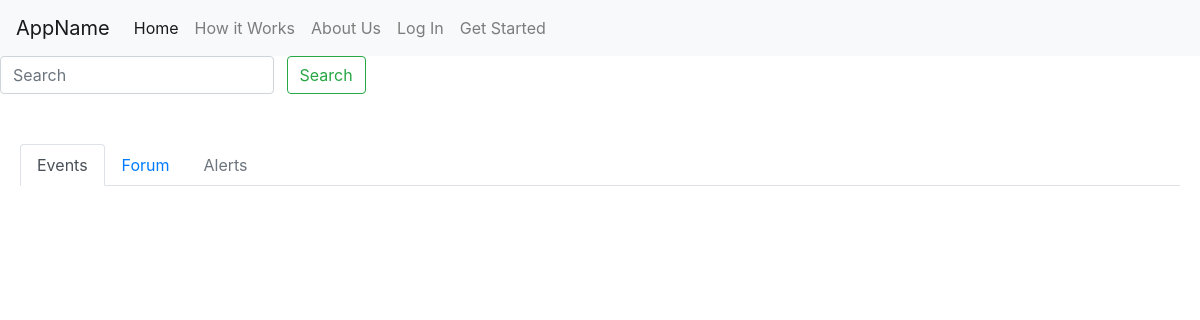
Page /events/ on the earlier database version.
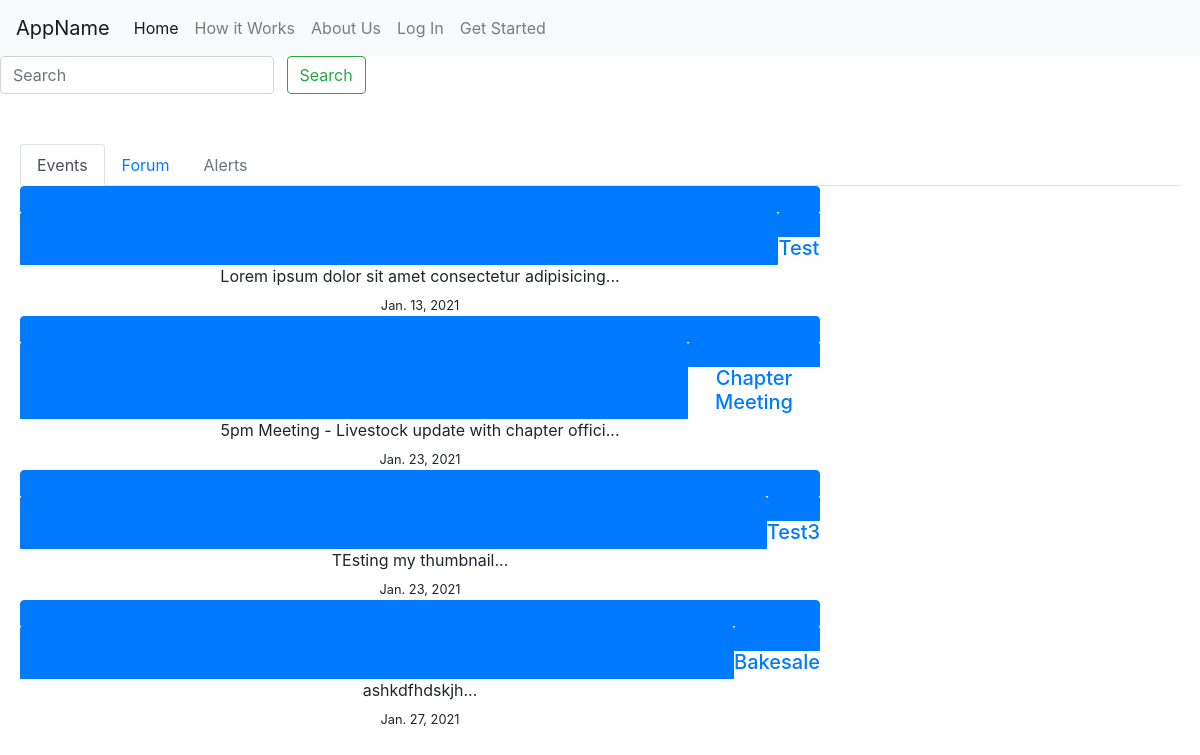
Same page on the later database version.
### events/models.py (models this page shows, shortened)
class Event(models.Model):
    title=models.CharField(max_length=100)
    slug=models.SlugField(null=True, blank=True)
    description=models.TextField()
    location=models.CharField(max_length=100)
    date=models.DateField()
    thumb=models.ImageField(default='default.png', blank=True)
    def snippet(self):
        return self.description[:50] + '...'

### events/views.py (the view)
# urls.py: path('', views.events_home, name='list'),
def events_home(request):
    events = Event.objects.all().order_by('date')
    return render(request, 'events/index.html', {'events': events })

### events/templates/events/index.html (shortened to what this page needs)
{% extends 'base_layout.html' %}
{% block content %}
 <form class="form-inline my-2 my-lg-0 search-bar ">
    <div class="search">
      <input class="form-control mr-sm-2 " type="search" placeholder="Search" aria-label="Search">
      <button class="btn btn-outline-success my-2 my-sm-0" type="submit">Search</button>
    </div>
  </form>
  <div class="main-headline">
    <ul class="nav nav-tabs" id = "myTab" role="tablist">
      <li class="nav-item">
        <a class="nav-link active" id="home-tab" data-toggle="tab" role="tab" aria-controls="home" href="{% url 'events:list' %}" aria-selected="true">Events</a>
      </li>
      <li class="nav-item">
        <a class="nav-link" id="forum-tab" data-toggle="tab" role ="tab" aria-controls="forum" href="#" aria-selected="false">Forum</a>
      </li>
      <li class="nav-item">
        <a class="nav-link disabled" id="alert-tab" data-toggle="tab" role ="tab" aria-controls="alert" href="#" aria-selected="false">Alerts</a>
      </li>
    </ul>
    <div class="tab-content" id="myTabContent">
      <div class="tab-pane fade show active" id="home" role="tabpanel" aria-labelledby="home-tab">
        <div class="list-group events">
          {% for event in events %}
            <div class="event">
              <a href="#" class="list-group-item list-group-item-action flex-column align-items-start active">
                <div class="d-flex w-100 justify-content-between">
                  <h5 class="mb-1"><a href="{% url 'events:detail' event.slug %}">{{event.title}}</a></h5>
                </div>
                <p class="mb-1">{{event.snippet}}</p>
                <small>{{event.date}}</small>
              </a>
            </div>
          {% endfor %}
        </div>
      </div>
    </div>
  </div>
{% endblock %}

### templates/base_layout.html (shortened to what this page needs)
{% load static %}
<!DOCTYPE html>
<html lang="en">
<head>
    <link rel="stylesheet" href="{% static 'styles.css' %}">
    <link rel="stylesheet" href="https://maxcdn.bootstrapcdn.com/bootstrap/4.0.0/css/bootstrap.min.css">
</head>
<body>
    <header>
          <nav class="navbar navbar-expand-lg navbar-light bg-light">
            <a class="navbar-brand" href="#">AppName</a>
            <div class="collapse navbar-collapse" id="navbarNavAltMarkup">
              <div class="navbar-nav">
                <a class="nav-item nav-link active" href="#">Home <span class="sr-only">(current)</span></a>
                <a class="nav-item nav-link" href="#">How it Works</a>
                <a class="nav-item nav-link" href="#">About Us</a>
                <a class="nav-item nav-link right" href="#">Log In</a>
                <a class="nav-item nav-link right" href="#">Get Started</a>
              </div>
            </div>
          </nav>
        <div>
            {% block content %}
            {% endblock %}
        </div>
    </header>
</body>

### css/styles.css (style rules this page uses)
.main-headline { width: 100%; display: flex; flex-direction: column; text-align: center; padding-top: 50px; padding-right: 20px; padding-left: 20px; padding-bottom: 50px; }
div.list-group { width:450px; display: flex; flex-wrap: wrap; }
@media (min-width:600px) { div.list-group { width: 800px; display: flex; } }
.search-bar { display: inline; width: 800px; }
@media (min-width:600px) { .search-bar { display: inline; } }

Differences in the rows shown:
added Event: title "Test", snippet "Lorem ipsum dolor sit amet consectetur adipisicing...", date "Jan. 13, 2021"
added Event: title "Chapter Meeting", snippet "5pm Meeting - Livestock update with chapter offici...", date "Jan. 23, 2021"
added Event: title "Test3", snippet "TEsting my thumbnail...", date "Jan. 23, 2021"
added Event: title "Bakesale", snippet "ashkdfhdskjh...", date "Jan. 27, 2021"
